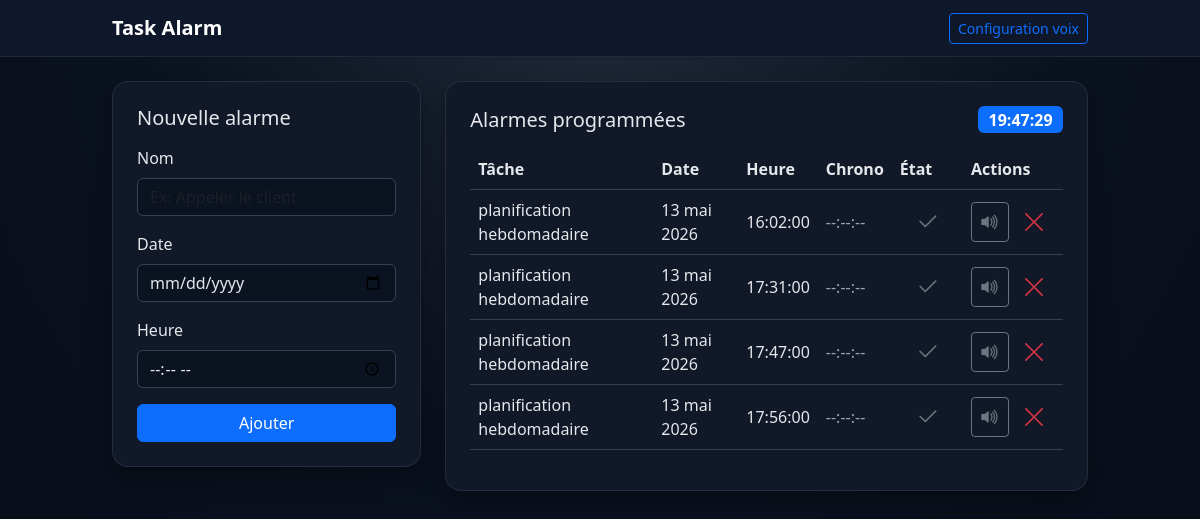
Before: / with the older database file.
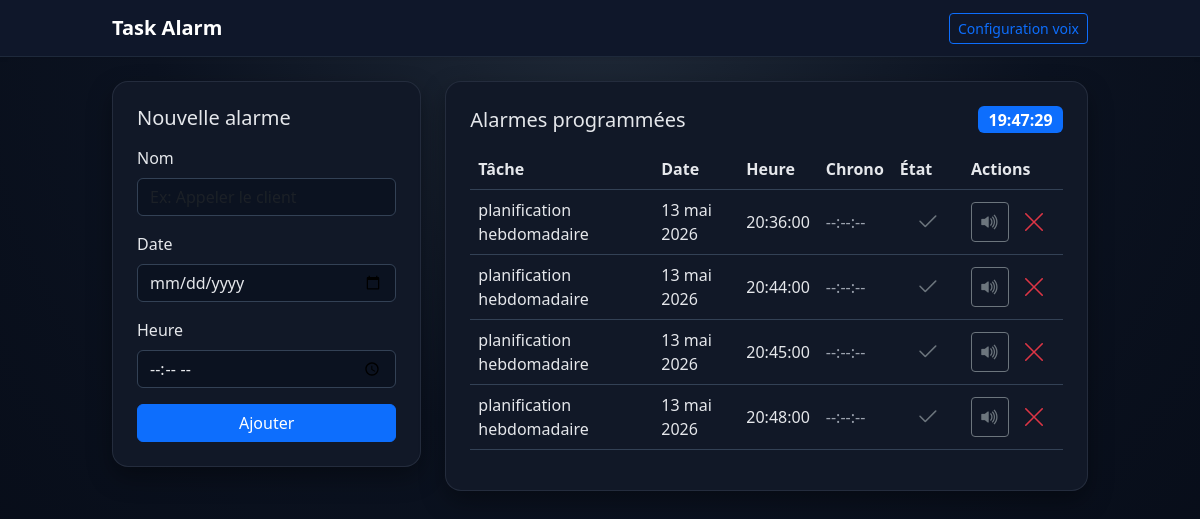
After: the same page with the newer database file.
### task/models.py (models this page shows, shortened)
class Task(models.Model):
    name = models.CharField("Nom de la tâche", max_length=200)
    due_date = models.DateField("Date")
    due_time = models.TimeField("Heure")
    is_active = models.BooleanField("Active", default=True)
    created_at = models.DateTimeField(auto_now_add=True)
    class Meta:
        ordering = ['due_date', 'due_time']
    @property
    def due_datetime_local(self):
        naive = datetime.combine(self.due_date, self.due_time)
        return timezone.make_aware(naive, timezone.get_current_timezone())

### task/views.py (the view)
# urls.py: path('', views.index, name='index'),
def index(request):
    tasks = Task.objects.all()
    form = TaskForm()
    return render(request, 'tasks/index.html', {'tasks': tasks, 'form': form})

### task/forms.py
class TaskForm(forms.ModelForm):
    class Meta:
        model = Task
        fields = ['name', 'due_date', 'due_time']
        widgets = {
            'name': forms.TextInput(attrs={'class': 'form-control', 'placeholder': 'Ex: Appeler le client'}),
            'due_date': forms.DateInput(attrs={'type': 'date', 'class': 'form-control'}),
            'due_time': forms.TimeInput(attrs={'type': 'time', 'class': 'form-control'}),
        }

### templates/tasks/index.html (shortened to what this page needs)
{% extends "base.html" %}
{% block content %}
<div class="row g-4">
    <div class="col-lg-4">
        <div class="card card-soft">
            <div class="card-body p-4">
                <h2 class="h5 mb-3">Nouvelle alarme</h2>
                <form method="post" action="{% url 'add_task' %}">
                    <div class="mb-3">
                        <label class="form-label" for="{{ form.name.id_for_label }}">Nom</label>
                        {{ form.name }}
                    </div>
                    <div class="mb-3">
                        <label class="form-label" for="{{ form.due_date.id_for_label }}">Date</label>
                        {{ form.due_date }}
                    </div>
                    <div class="mb-3">
                        <label class="form-label" for="{{ form.due_time.id_for_label }}">Heure</label>
                        {{ form.due_time }}
                    </div>
                    <button class="btn btn-primary w-100" type="submit">Ajouter</button>
                </form>
            </div>
        </div>
    </div>
    <div class="col-lg-8">
        <div class="card card-soft">
            <div class="card-body p-4">
                <div class="d-flex justify-content-between align-items-center mb-3">
                    <h2 class="h5 mb-0">Alarmes programmées</h2>
                    <span class="badge text-bg-primary fs-6" id="live-clock">--:--:--</span>
                </div>
                {% if tasks %}
                    <div class="table-responsive">
                        <table class="table align-middle">
                            <thead>
                                <tr>
                                    <th>Tâche</th>
                                    <th>Date</th>
                                    <th>Heure</th>
                                    <th>Chrono</th>
                                    <th>État</th>
                                    <th>Actions</th>
                                </tr>
                            </thead>
                            <tbody>
                            {% for task in tasks %}
                                <tr
                                    data-due-iso="{{ task.due_datetime_local|date:'c' }}"
                                    data-active="{% if task.is_active %}1{% else %}0{% endif %}"
                                >
                                    <td>{{ task.name }}</td>
                                    <td>{{ task.due_date }}</td>
                                    <td>{{ task.due_time|time:"H:i:s" }}</td>
                                    <td class="countdown-cell">
                                    </td>
                                    <td>
                                        {% if task.is_active %}
                                            <span class="badge text-success fs-4 bold">
                                                <i class="bi bi-three-dots"></i>
                                            </span>
                                        {% else %}
                                            <span class="badge text-secondary fs-4">
                                                <i class="bi bi-check2"></i>
                                            </span>
                                        {% endif %}
                                    </td>
                                    <td>
                                        <div class="d-flex align-items-center gap-1">
                                            <button
                                                type="button"
                                                class="btn btn-sm btn-outline-secondary fs-5"
                                                title="Lire la tâche à haute voix"
                                                data-read-aloud
                                                data-task-name="{{ task.name|escape }}"
                                            >
                                                <i class="bi bi-volume-up-fill" aria-hidden="true"></i>
                                            </button>
                                            <form method="post" action="{% url 'delete_task' task.id %}" onsubmit="return confirm('Supprimer cette tâche ?');" class="d-inline">
                                                <button type="submit" class="btn btn-sm text-danger fs-4" title="Supprimer">
                                                    <i class="bi bi-x-lg"></i>
                                                </button>
                                            </form>
                                        </div>
                                    </td>
                                </tr>
                            {% endfor %}
                            </tbody>
                        </table>
                    </div>
                {% else %}
                    <p class="text-muted mb-0">Aucune alarme enregistrée.</p>
                {% endif %}
            </div>
        </div>
    </div>
</div>
{% endblock %}

### templates/base.html (shortened to what this page needs)
<!doctype html>
<html lang="fr">
<head>
    <link href="https://cdn.jsdelivr.net/npm/bootstrap@5.3.3/dist/css/bootstrap.min.css" rel="stylesheet">
    <link rel="stylesheet" href="https://cdn.jsdelivr.net/npm/bootstrap-icons@1.13.1/font/bootstrap-icons.min.css">
</head>
<body>
<nav class="navbar navbar-expand-lg navbar-dark border-bottom shadow-sm" style="background-color:#0f172a;border-color:#1e293b !important;">
    <div class="container page-wrap">
        <a class="navbar-brand fw-semibold" href="{% url 'index' %}">Task Alarm</a>
        <div class="ms-auto">
            <a class="btn btn-outline-primary btn-sm" href="{% url 'voice_config' %}">Configuration voix</a>
        </div>
    </div>
</nav>
<main class="container page-wrap py-4">
    {% block content %}{% endblock %}
</main>
</body>
</html>

### templates/base.html (style rules this page uses)
body { background: radial-gradient(circle at top, #1f2937 0%, #0b1220 45%, #060b16 100%); min-height: 100vh; color: #e5e7eb; }
.page-wrap { max-width: 1000px; }
.card-soft { border: 1px solid rgba(148, 163, 184, 0.15); border-radius: 1rem; box-shadow: 0 10px 25px rgba(0, 0, 0, 0.35); background-color: #111827; color: #e5e7eb; }
.form-control, .form-select { background-color: #0b1220; border-color: #334155; color: #e5e7eb; }
.table { --bs-table-bg: transparent; --bs-table-color: #e5e7eb; --bs-table-border-color: #334155; }

Changed rows visible on the page:
removed Task: name "planification hebdomadaire", due_date "13 mai 2026", due_time "16:02:00", is_active False (drawn)
removed Task: name "planification hebdomadaire", due_date "13 mai 2026", due_time "17:31:00", is_active False (drawn)
removed Task: name "planification hebdomadaire", due_date "13 mai 2026", due_time "17:47:00", is_active False (drawn)
removed Task: name "planification hebdomadaire", due_date "13 mai 2026", due_time "17:56:00", is_active False (drawn)
added Task: name "planification hebdomadaire", due_date "13 mai 2026", due_time "20:36:00", is_active False (drawn)
added Task: name "planification hebdomadaire", due_date "13 mai 2026", due_time "20:44:00", is_active False (drawn)
added Task: name "planification hebdomadaire", due_date "13 mai 2026", due_time "20:45:00", is_active False (drawn)
added Task: name "planification hebdomadaire", due_date "13 mai 2026", due_time "20:48:00", is_active False (drawn)
